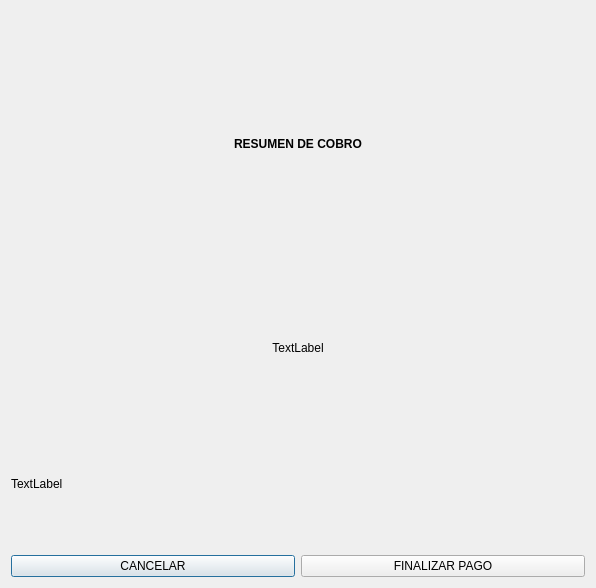
<?xml version="1.0" encoding="UTF-8"?>
<ui version="4.0">
 <class>Dialog</class>
 <widget class="QDialog" name="Dialog">
  <property name="geometry">
   <rect>
    <x>0</x>
    <y>0</y>
    <width>596</width>
    <height>588</height>
   </rect>
  </property>
  <property name="windowTitle">
   <string>Dialog</string>
  </property>
  <layout class="QVBoxLayout" name="verticalLayout">
   <item>
    <layout class="QHBoxLayout" name="horizontalLayout">
     <item>
      <widget class="QLabel" name="label">
       <property name="font">
        <font>
         <weight>75</weight>
         <bold>true</bold>
        </font>
       </property>
       <property name="text">
        <string>RESUMEN DE COBRO</string>
       </property>
       <property name="alignment">
        <set>Qt::AlignCenter</set>
       </property>
      </widget>
     </item>
    </layout>
   </item>
   <item>
    <layout class="QVBoxLayout" name="verticalLayout_2">
     <item>
      <widget class="QLabel" name="label_3">
       <property name="text">
        <string>TextLabel</string>
       </property>
       <property name="alignment">
        <set>Qt::AlignCenter</set>
       </property>
      </widget>
     </item>
     <item>
      <widget class="QLabel" name="label_2">
       <property name="text">
        <string>TextLabel</string>
       </property>
      </widget>
     </item>
    </layout>
   </item>
   <item>
    <layout class="QHBoxLayout" name="horizontalLayout_3"/>
   </item>
   <item>
    <layout class="QHBoxLayout" name="horizontalLayout_4"/>
   </item>
   <item>
    <layout class="QHBoxLayout" name="horizontalLayout_5">
     <item>
      <widget class="QPushButton" name="pushButton_2">
       <property name="text">
        <string>CANCELAR</string>
       </property>
      </widget>
     </item>
     <item>
      <widget class="QPushButton" name="pushButton">
       <property name="text">
        <string>FINALIZAR PAGO</string>
       </property>
      </widget>
     </item>
    </layout>
   </item>
  </layout>
 </widget>
 <resources/>
 <connections/>
</ui>
